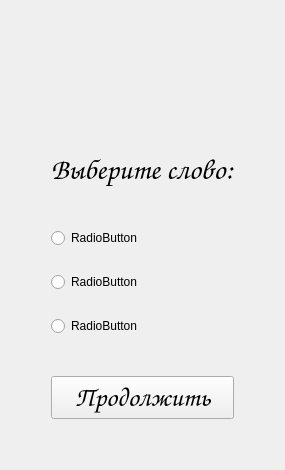
      <widget class="QWidget" name="page_4">
       <property name="enabled">
        <bool>true</bool>
       </property>
       <property name="mouseTracking">
        <bool>false</bool>
       </property>
       <layout class="QGridLayout" name="gridLayout">
        <item row="2" column="0">
         <layout class="QVBoxLayout" name="verticalLayout_18">
          <item>
           <spacer name="verticalSpacer_7">
            <property name="orientation">
             <enum>Qt::Orientation::Vertical</enum>
            </property>
            <property name="sizeType">
             <enum>QSizePolicy::Policy::Preferred</enum>
            </property>
            <property name="sizeHint" stdset="0">
             <size>
              <width>20</width>
              <height>100</height>
             </size>
            </property>
           </spacer>
          </item>
          <item>
           <layout class="QHBoxLayout" name="horizontalLayout_5">
            <item>
             <spacer name="horizontalSpacer_7">
              <property name="orientation">
               <enum>Qt::Orientation::Horizontal</enum>
              </property>
              <property name="sizeHint" stdset="0">
               <size>
                <width>40</width>
                <height>20</height>
               </size>
              </property>
             </spacer>
            </item>
            <item>
             <layout class="QVBoxLayout" name="verticalLayout_3">
              <property name="spacing">
               <number>40</number>
              </property>
              <item>
               <widget class="QLabel" name="label_5">
                <property name="sizePolicy">
                 <sizepolicy hsizetype="Minimum" vsizetype="Minimum">
                  <horstretch>0</horstretch>
                  <verstretch>0</verstretch>
                 </sizepolicy>
                </property>
                <property name="font">
                 <font>
                  <family>Comic Sans MS</family>
                  <pointsize>22</pointsize>
                 </font>
                </property>
                <property name="text">
                 <string>Выберите слово:</string>
                </property>
               </widget>
              </item>
              <item>
               <layout class="QVBoxLayout" name="verticalLayout_4">
                <property name="spacing">
                 <number>24</number>
                </property>
                <item>
                 <widget class="QRadioButton" name="radioWord0">
                  <property name="text">
                   <string>RadioButton</string>
                  </property>
                 </widget>
                </item>
                <item>
                 <widget class="QRadioButton" name="radioWord1">
                  <property name="text">
                   <string>RadioButton</string>
                  </property>
                 </widget>
                </item>
                <item>
                 <widget class="QRadioButton" name="radioWord2">
                  <property name="text">
                   <string>RadioButton</string>
                  </property>
                 </widget>
                </item>
               </layout>
              </item>
              <item>
               <widget class="QPushButton" name="btnConfirmWord">
                <property name="font">
                 <font>
                  <family>Comic Sans MS</family>
                  <pointsize>20</pointsize>
                 </font>
                </property>
                <property name="text">
                 <string>Продолжить</string>
                </property>
               </widget>
              </item>
             </layout>
            </item>
            <item>
             <spacer name="horizontalSpacer_8">
              <property name="orientation">
               <enum>Qt::Orientation::Horizontal</enum>
              </property>
              <property name="sizeHint" stdset="0">
               <size>
                <width>40</width>
                <height>20</height>
               </size>
              </property>
             </spacer>
            </item>
           </layout>
          </item>
          <item>
           <spacer name="verticalSpacer_8">
            <property name="orientation">
             <enum>Qt::Orientation::Vertical</enum>
            </property>
            <property name="sizeHint" stdset="0">
             <size>
              <width>20</width>
              <height>40</height>
             </size>
            </property>
           </spacer>
          </item>
         </layout>
        </item>
        <item row="1" column="0">
         <widget class="QLabel" name="lblWordHeader">
          <property name="maximumSize">
           <size>
            <width>16777215</width>
            <height>50</height>
           </size>
          </property>
          <property name="text">
           <string/>
          </property>
          <property name="alignment">
           <set>Qt::AlignmentFlag::AlignLeading|Qt::AlignmentFlag::AlignLeft|Qt::AlignmentFlag::AlignVCenter</set>
          </property>
         </widget>
        </item>
        <item row="0" column="0">
         <spacer name="horizontalSpacer_9">
          <property name="orientation">
           <enum>Qt::Orientation::Horizontal</enum>
          </property>
          <property name="sizeHint" stdset="0">
           <size>
            <width>40</width>
            <height>20</height>
           </size>
          </property>
         </spacer>
        </item>
       </layout>
      </widget>
